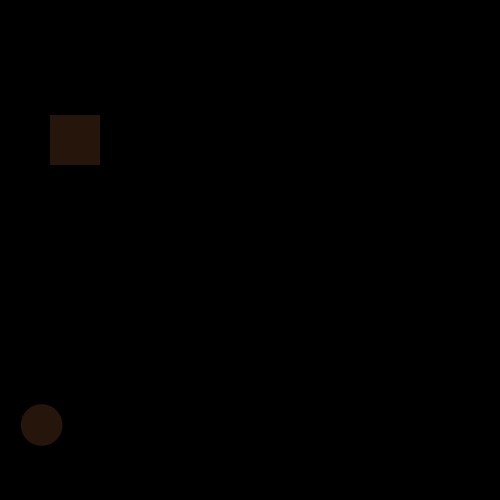
Frame 1 (no input)
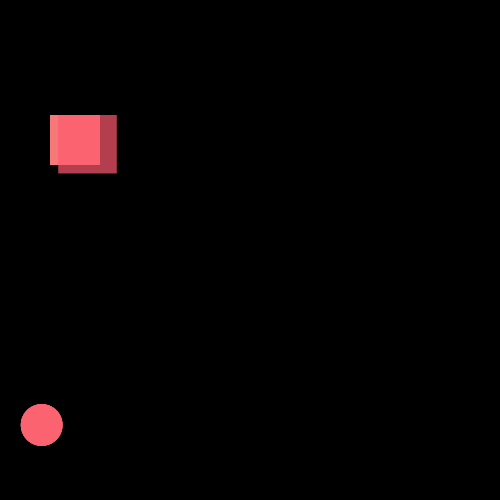
Frame 60 (the mouse pressed at the canvas centre just before this capture)
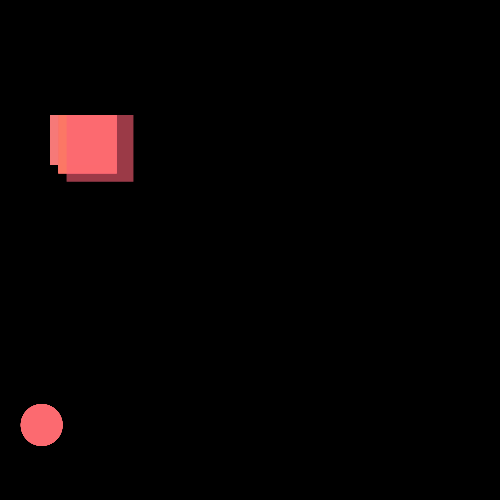
Frame 120 (the mouse held since frame 60 and released just before this capture)

The Processing sketch that drew these frames (run headless with seeded random() and noise(); from frame 60 on, the mouse is pressed at the canvas centre):

// Processing sketch: processing_143757
// ── processing_143757.pde

void setup() {
  size(500, 500);
  smooth();
  background(0);
}
 
void draw() {
  float s = map(second(), 0, 60, 0, 500);
  float m = map(minute(), 0, 60, 0, 500);
  float h = map(hour(), 0, 24, 0, 500);
   
  fill(255, random(222), random(248), random(40));
  noStroke();
  rect(s, 115, s, s);
  triangle(m, 270, m, m, m, m);
  ellipse(h, 425, h, h);
}
